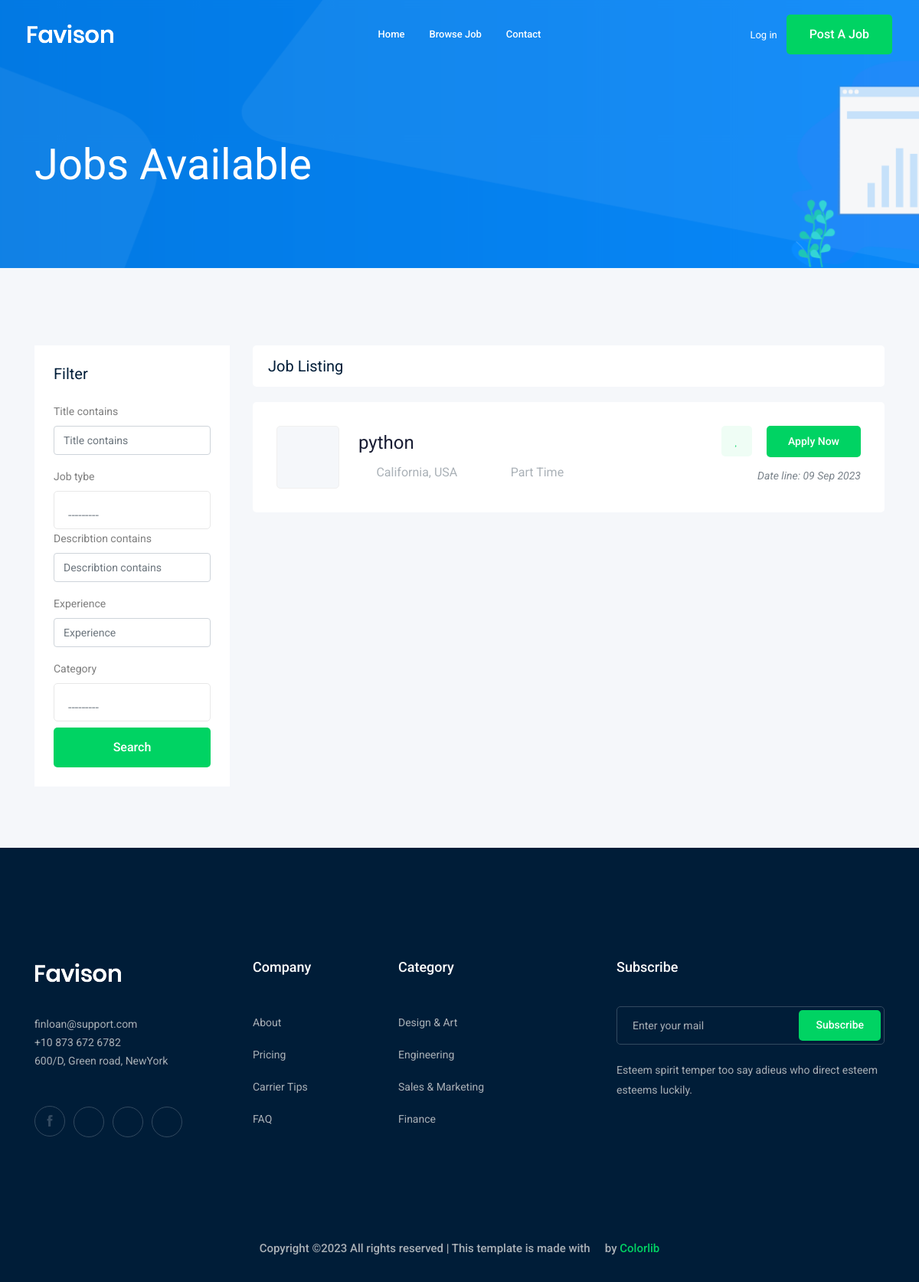
The app's page /jobs/, older data.
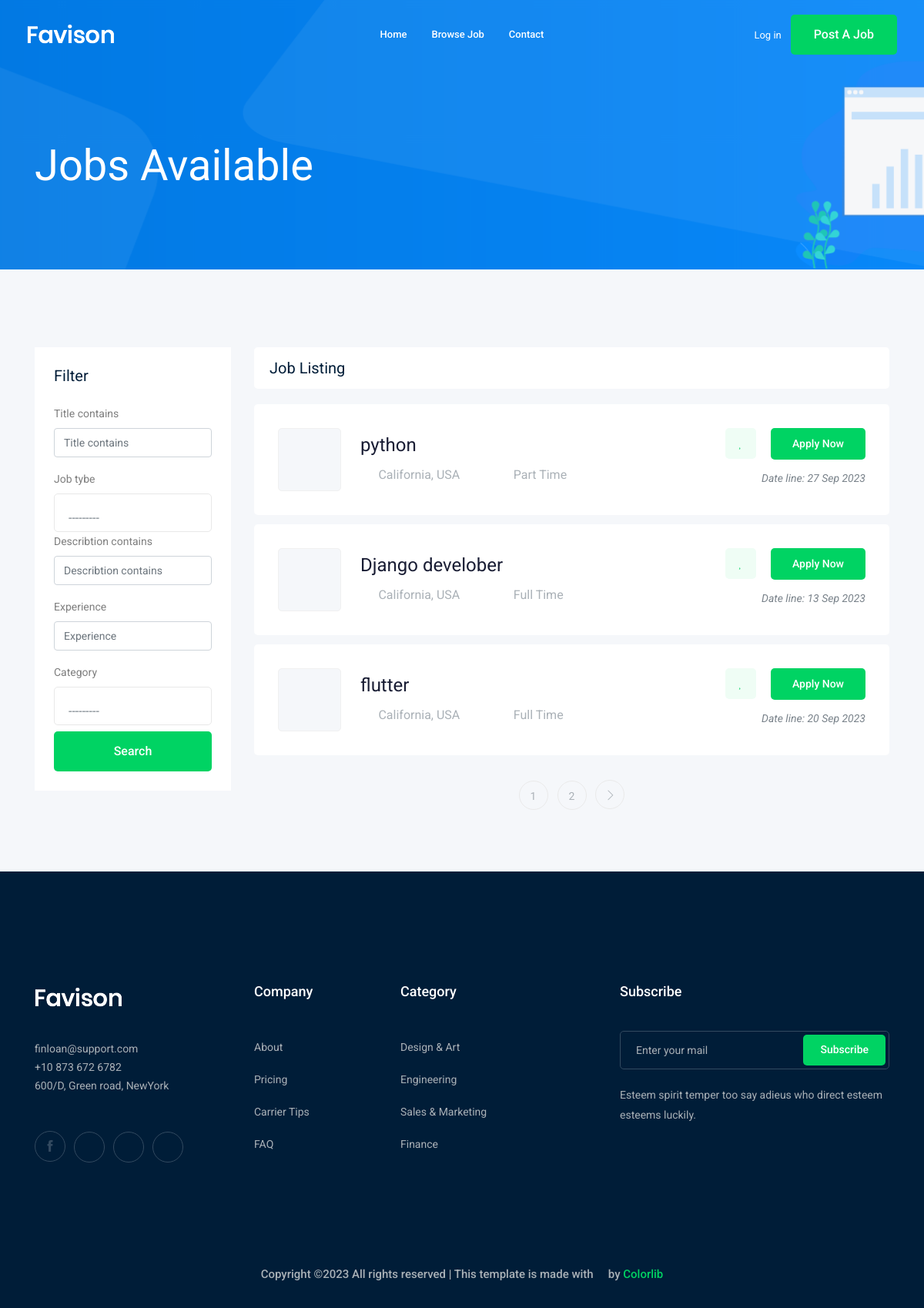
The same page, newer data.
### job/models.py (models this page shows)
class Job(models.Model):
    owner = models.ForeignKey(User,related_name='job_owner', on_delete=models.CASCADE)
    title = models.CharField(max_length=100)
    job_tybe = models.CharField(max_length=50,choices=JOB_TYBE)
    describtion = models.TextField(max_length=1000)
    published_at = models.DateTimeField(auto_now=True)
    Vacancy = models.IntegerField(default=1)
    salary = models.IntegerField(default=0)
    experience = models.IntegerField(default=1)
    category = models.ForeignKey('Category',on_delete=models.CASCADE)
    image = models.ImageField(upload_to=image_upload)
    slug = models.SlugField(blank=True,null=True)
    def __str__(self):
        return self.title

### job/views.py (the view)
# urls.py: path('',views.job_list,name='job_list'),
def job_list(request):
    job_list = Job.objects.all()
    myfilter = JobFilter(request.GET,queryset=job_list)
    job_list = myfilter.qs
    paginator = Paginator(job_list,3)
    page_number = request.GET.get('page')
    page_obj = paginator.get_page(page_number)
    context = {'jobs':page_obj,'myfilter':myfilter}
    return render(request,'jobs/job_list.html',context)

### job/models.py (called while the page is built)
    def __str__(self):
        return self.name

### job/templates/jobs/job_list.html (shortened to what this page needs)
{% extends 'base.html' %}
{% load bootstrap4 %}
{% block body %}
    <div class="bradcam_area bradcam_bg_1">
        <div class="container">
            <div class="row">
                <div class="col-xl-12">
                    <div class="bradcam_text">
                        <h3>{{jobs.count}} Jobs Available</h3>
                    </div>
                </div>
            </div>
        </div>
    </div>
    <div class="job_listing_area plus_padding">
        <div class="container">
            <div class="row">
                <div class="col-lg-3">
                    <div class="job_filter white-bg">
                        <div class="form_inner white-bg">
                            <h3>Filter</h3>
                            <form method="get">
                                {% bootstrap_form myfilter.form %}
                                <input type="submit" value="Search" class="boxed-btn3 w-100 mt-2">
                            </form>
                        </div>
                    </div>
                </div>
                <div class="col-lg-9">
                    <div class="recent_joblist_wrap">
                        <div class="recent_joblist white-bg ">
                            <div class="row align-items-center">
                                <div class="col-md-6">
                                    <h4>Job Listing</h4>
                                </div>
                                <div class="col-md-6">
                                </div>
                            </div>
                        </div>
                    </div>
                    <div class="job_lists m-0">
                        <div class="row">
                            {% for job in jobs %}
                            <div class="col-lg-12 col-md-12">
                                <div class="single_jobs white-bg d-flex justify-content-between">
                                    <div class="jobs_left d-flex align-items-center">
                                        <div class="thumb">
                                        </div>
                                        <div class="jobs_conetent">
                                            <a href="{% url 'jobs:job_detail' job.id %}"><h4>{{ job }}</h4></a>
                                            <div class="links_locat d-flex align-items-center">
                                                <div class="location">
                                                    <p> <i class="fa fa-map-marker"></i> California, USA</p>
                                                </div>
                                                <div class="location">
                                                    <p> <i class="fa fa-clock-o"></i>{{job.job_tybe}}</p>
                                                </div>
                                            </div>
                                        </div>
                                    </div>
                                    <div class="jobs_right">
                                        <div class="apply_now">
                                            <a class="heart_mark" href="#"> <i class="fa fa-heart"></i> </a>
                                            <a href="{% url 'jobs:job_detail' job.id %}" class="boxed-btn3">Apply Now</a>
                                        </div>
                                        <div class="date">
                                            <p>Date line: {{job.published_at|date:'d M o'}}</p>
                                        </div>
                                    </div>
                                </div>
                            </div>
                            {% endfor %}
                        </div>
                        {% if jobs.has_other_pages %}
                        <div class="row">
                            <div class="col-lg-12">
                                <div class="pagination_wrap">
                                    <ul>
                                        {% for i in jobs.paginator.page_range %}
                                        <li><a href="?page={{i}}"><span>{{i}}</span></a></li>
                                        {% endfor %}
                                        {% if jobs.has_next %}
                                            <li><a href="?page={{jobs.next_page_number}}"> <i class="ti-angle-right"></i> </a></li>
                                        {% endif %}
                                    </ul>
                                </div>
                            </div>
                        </div>
                        {% endif %}
                    </div>
                </div>
            </div>
        </div>
    </div>
{% endblock body %}

### templates/base.html (shortened to what this page needs)
{% load static %}
<!doctype html>
<html class="no-js" lang="zxx">
<head>
    <link rel="stylesheet" href="{% static 'css/bootstrap.min.css' %}">
    <link rel="stylesheet" href="{% static 'css/owl.carousel.min.css' %}">
    <link rel="stylesheet" href="{% static 'css/magnific-popup.css' %}">
    <link rel="stylesheet" href="{% static 'css/font-awesome.min.css' %}">
    <link rel="stylesheet" href="{% static 'css/themify-icons.css' %}">
    <link rel="stylesheet" href="{% static 'css/nice-select.css' %}">
    <link rel="stylesheet" href="{% static 'css/flaticon.css' %}">
    <link rel="stylesheet" href="{% static 'css/jquery-ui.css' %}">
    <link rel="stylesheet" href="{% static 'css/gijgo.css' %}">
    <link rel="stylesheet" href="{% static 'css/animate.min.css' %}">
    <link rel="stylesheet" href="{% static 'css/slicknav.css' %}">
    <link rel="stylesheet" href="{% static 'css/style.css' %}">
</head>
<body>
    <header>
        <div class="header-area ">
            <div id="sticky-header" class="main-header-area">
                <div class="container-fluid ">
                    <div class="header_bottom_border">
                        <div class="row align-items-center">
                            <div class="col-xl-3 col-lg-2">
                                <div class="logo">
                                    <a href="index.html">
                                        <img src="img/logo.png" alt="">
                                    </a>
                                </div>
                            </div>
                            <div class="col-xl-6 col-lg-7">
                                <div class="main-menu  d-none d-lg-block">
                                    <nav>
                                        <ul id="navigation">
                                            <li><a href="/">home</a></li>
                                            <li><a href="{% url 'jobs:job_list' %}">Browse Job</a></li>
                                            <li><a href="{% url 'contact:contact' %}">Contact</a></li>
                                        </ul>
                                    </nav>
                                </div>
                            </div>
                            <div class="col-xl-3 col-lg-3 d-none d-lg-block">
                                <div class="Appointment">
                                    {% if request.user.is_authenticated %}
                                    <div class="phone_num d-none d-xl-block">
                                        <a href="{% url 'accounts:profile' %}">Profile</a>
                                    </div>
                                    {% else %}
                                        <div class="phone_num d-none d-xl-block">
                                            <a href="{% url 'login' %}">Log in</a>
                                        </div>
                                    {% endif %}
                                    <div class="d-none d-lg-block">
                                        <a class="boxed-btn3" href="{% url 'jobs:add_job' %}">Post a Job</a>
                                    </div>
                                </div>
                            </div>
                            <div class="col-12">
                            </div>
                        </div>
                    </div>
                </div>
            </div>
        </div>
    </header>
{% block body %}
{% endblock body %}
    <footer class="footer">
        <div class="footer_top">
            <div class="container">
                <div class="row">
                    <div class="col-xl-3 col-md-6 col-lg-3">
                        <div class="footer_widget wow fadeInUp" data-wow-duration="1s" data-wow-delay=".3s">
                            <div class="footer_logo">
                                <a href="#">
                                    <img src="img/logo.png" alt="">
                                </a>
                            </div>
                            <p>
                                finloan@support.com <br>
                                +10 873 672 6782 <br>
                                600/D, Green road, NewYork
                            </p>
                            <div class="socail_links">
                                <ul>
                                    <li>
                                        <a href="#">
                                            <i class="ti-facebook"></i>
                                        </a>
                                    </li>
                                    <li>
                                        <a href="#">
                                            <i class="fa fa-google-plus"></i>
                                        </a>
                                    </li>
                                    <li>
                                        <a href="#">
                                            <i class="fa fa-twitter"></i>
                                        </a>
                                    </li>
                                    <li>
                                        <a href="#">
                                            <i class="fa fa-instagram"></i>
                                        </a>
                                    </li>
                                </ul>
                            </div>
                        </div>
                    </div>
                    <div class="col-xl-2 col-md-6 col-lg-2">
                        <div class="footer_widget wow fadeInUp" data-wow-duration="1.1s" data-wow-delay=".4s">
                            <h3 class="footer_title">
                                Company
                            </h3>
                            <ul>
                                <li><a href="#">About </a></li>
                                <li><a href="#"> Pricing</a></li>
                                <li><a href="#">Carrier Tips</a></li>
                                <li><a href="#">FAQ</a></li>
                            </ul>
                        </div>
                    </div>
                    <div class="col-xl-3 col-md-6 col-lg-3">
                        <div class="footer_widget wow fadeInUp" data-wow-duration="1.2s" data-wow-delay=".5s">
                            <h3 class="footer_title">
                                Category
                            </h3>
                            <ul>
                                <li><a href="#">Design & Art</a></li>
                                <li><a href="#">Engineering</a></li>
                                <li><a href="#">Sales & Marketing</a></li>
                                <li><a href="#">Finance</a></li>
                            </ul>
                        </div>
                    </div>
                    <div class="col-xl-4 col-md-6 col-lg-4">
                        <div class="footer_widget wow fadeInUp" data-wow-duration="1.3s" data-wow-delay=".6s">
                            <h3 class="footer_title">
                                Subscribe
                            </h3>
                            <form action="#" class="newsletter_form">
                                <input type="text" placeholder="Enter your mail">
                                <button type="submit">Subscribe</button>
                            </form>
                            <p class="newsletter_text">Esteem spirit temper too say adieus who direct esteem esteems
                                luckily.</p>
                        </div>
                    </div>
                </div>
            </div>
        </div>
        <div class="copy-right_text wow fadeInUp" data-wow-duration="1.4s" data-wow-delay=".3s">
            <div class="container">
                <div class="row">
                    <div class="col-xl-12">
                        <p class="copy_right text-center">
Copyright &copy;<script>document.write(new Date().getFullYear());</script> All rights reserved | This template is made with <i class="fa fa-heart-o" aria-hidden="true"></i> by <a href="https://colorlib.com" target="_blank">Colorlib</a>
                        </p>
                    </div>
                </div>
            </div>
        </div>
    </footer>
</body>
</html>

Row changes from the older to the newer data that the page shows:
changed Job "python": published_at "09 Sep 2023" → "27 Sep 2023"
added Job: title "Django develober", job_tybe "Full Time", published_at "13 Sep 2023"
added Job: title "flutter", job_tybe "Full Time", published_at "20 Sep 2023"
Text that changed along with them:
new list line: "1"
new list line: "2"
